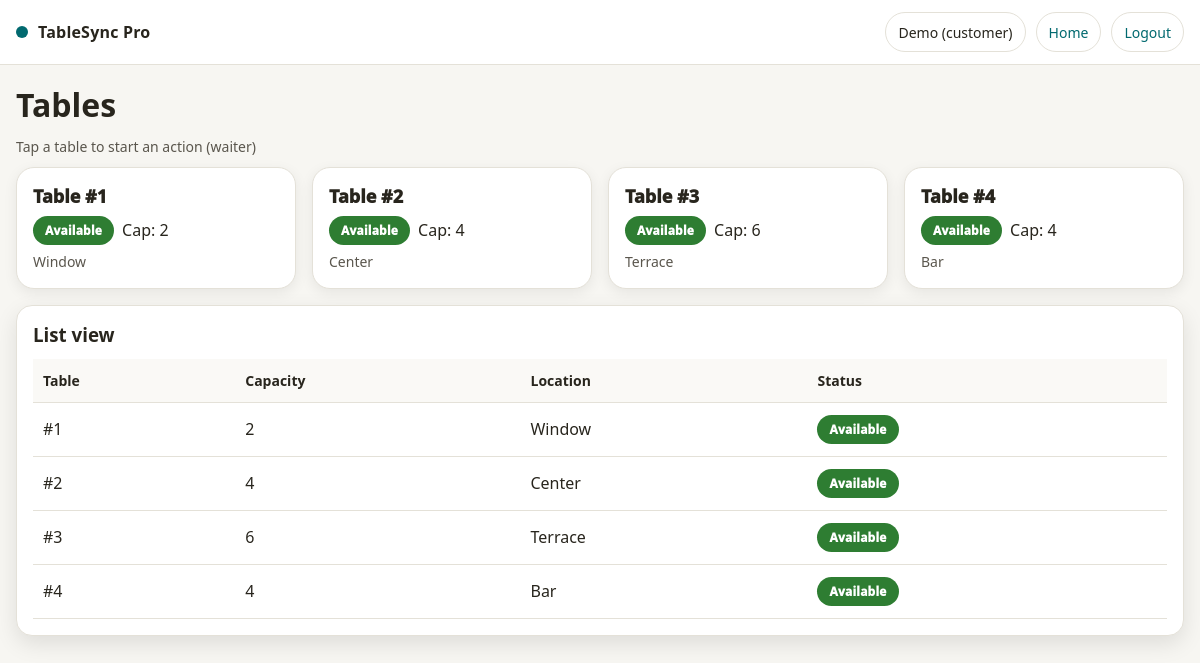
Screenshot of /code/pages/tables_status.php (signed in) with the database file from the repository.
### tables this page shows
CREATE TABLE IF NOT EXISTS Restaurant_Tables (
  table_id INT(11) PRIMARY KEY AUTO_INCREMENT,
  capacity INT(11) NOT NULL,
  status ENUM('Available','Reserved','Occupied') DEFAULT 'Available',
  location VARCHAR(100) NULL
);

### code/pages/tables_status.php (the view, shortened to what this page needs)
<?php
require __DIR__ . '/../config/db.php';
$tables = $pdo->query("SELECT table_id, capacity, status, location FROM Restaurant_Tables ORDER BY table_id ASC")->fetchAll();
function badge_class(string $s): string {
  if($s==='Available') return 'green';
  return 'grey';
}
?>
<!doctype html>
<html><head>
<title>Tables</title><link rel="stylesheet" href="../assets/style.css"></head>
<body>
<div class="nav">
  <div class="brand"><span class="dot"></span> TableSync Pro</div>
  <div class="links">
    <span class="pill"><?php echo htmlspecialchars($_SESSION['first_name'] ?? ''); ?> (<?php echo htmlspecialchars($_SESSION['role'] ?? ''); ?>)</span>
    <a class="pill" href="dashboard_<?php echo htmlspecialchars($_SESSION['role']); ?>.php">Home</a>
    <a class="pill" href="../includes/logout.php">Logout</a>
  </div>
</div>
<div class="container">
  <h1>Tables</h1>
  <div class="small">Tap a table to start an action (waiter)</div>
  <div class="grid" style="margin-top:10px;">
    <?php foreach($tables as $t):
      $href='';
    ?>
      <div class="col-3">
        <div class="tile clickable" <?php echo $href?('data-href="'.htmlspecialchars($href).'"'):''; ?>>
          <div class="title">Table #<?php echo (int)$t['table_id']; ?></div>
          <div class="meta">
            <span class="badge <?php echo badge_class($t['status']); ?>"><?php echo htmlspecialchars($t['status']); ?></span>
            <span class="pill">Cap: <?php echo (int)$t['capacity']; ?></span>
          </div>
          <div class="small"><?php echo htmlspecialchars($t['location'] ?? ''); ?></div>
        </div>
      </div>
    <?php endforeach; ?>
  </div>
  <div class="card" style="margin-top:16px;">
    <h3>List view</h3>
    <table class="table">
      <thead><tr><th>Table</th><th>Capacity</th><th>Location</th><th>Status</th></tr></thead>
      <tbody>
        <?php foreach($tables as $t): ?>
          <tr>
            <td>#<?php echo (int)$t['table_id']; ?></td>
            <td><?php echo (int)$t['capacity']; ?></td>
            <td><?php echo htmlspecialchars($t['location'] ?? ''); ?></td>
            <td><span class="badge <?php echo badge_class($t['status']); ?>"><?php echo htmlspecialchars($t['status']); ?></span></td>
          </tr>
        <?php endforeach; ?>
      </tbody>
    </table>
  </div>
</div>
</body></html>

### code/assets/style.css (style rules this page uses)
:root { --teal:#01696f; --bg:#f7f6f2; --text:#28251d; --card:#ffffff; --line:#e4e1d8; --shadow:0 8px 22px rgba(0,0,0,.10); --green:#2e7d32; --orange:#ef6c00; --red:#c62828; --grey:#6b6b6b; --tap:48px; --radius:16px; }
* { box-sizing:border-box; }
html,body { height:100%; }
body { margin:0; font-family:system-ui,-apple-system,Segoe UI,Roboto,Arial,sans-serif; background:var(--bg); color:var(--text); -webkit-font-smoothing:antialiased; -moz-osx-font-smoothing:grayscale; }
a { color:var(--teal); text-decoration:none; }
.nav { position:sticky; top:0; z-index:10; background:#fff; border-bottom:1px solid var(--line); padding:12px 16px; display:flex; align-items:center; justify-content:space-between; gap:12px; }
.nav .brand { display:flex; align-items:center; gap:10px; font-weight:900; letter-spacing:.2px; }
.nav .brand .dot { width:12px; height:12px; background:var(--teal); border-radius:50%; display:inline-block; }
.nav .links { display:flex; flex-wrap:wrap; gap:10px; align-items:center; }
.nav .pill { display:inline-flex; align-items:center; justify-content:center; min-height:40px; padding:8px 12px; border:1px solid var(--line); border-radius:999px; background:#fff; font-size:14px; }
.container { max-width:1200px; margin:18px auto; padding:0 16px 84px; }
.card { background:var(--card); border:1px solid var(--line); border-radius:var(--radius); box-shadow:var(--shadow); padding:16px; }
.grid { display:grid; grid-template-columns:repeat(12, 1fr); gap:16px; }
.col-3 { grid-column:span 3; }
h1,h2,h3 { margin:0 0 12px 0; }
.small { color:#5a564d; font-size:14px; line-height:1.35; }
.tile { display:flex; flex-direction:column; gap:8px; padding:16px; border-radius:18px; border:1px solid var(--line); background:#fff; box-shadow:0 4px 14px rgba(0,0,0,.07); }
.tile .title { font-weight:1000; font-size:18px; }
.tile .meta { display:flex; gap:8px; flex-wrap:wrap; align-items:center; }
.tile.clickable { cursor:pointer; }
.badge { display:inline-flex; align-items:center; justify-content:center; padding:6px 12px; border-radius:999px; color:#fff; font-size:12px; font-weight:1000; letter-spacing:.2px; }
.badge.green { background:var(--green); }
.table { width:100%; border-collapse:collapse; }
.table th,.table td { padding:12px 10px; border-bottom:1px solid var(--line); text-align:left; vertical-align:middle; }
.table th { background:#faf9f6; font-size:14px; position:sticky; top:64px; z-index:5; }

### rows the page displays
restaurant_tables: table_id "1", status "Available", capacity "2", location "Window"
restaurant_tables: table_id "2", status "Available", capacity "4", location "Center"
restaurant_tables: table_id "3", status "Available", capacity "6", location "Terrace"
restaurant_tables: table_id "4", status "Available", capacity "4", location "Bar"

### other values shown
$_SESSION['first_name'] "Demo"
$_SESSION['role'] "customer"
